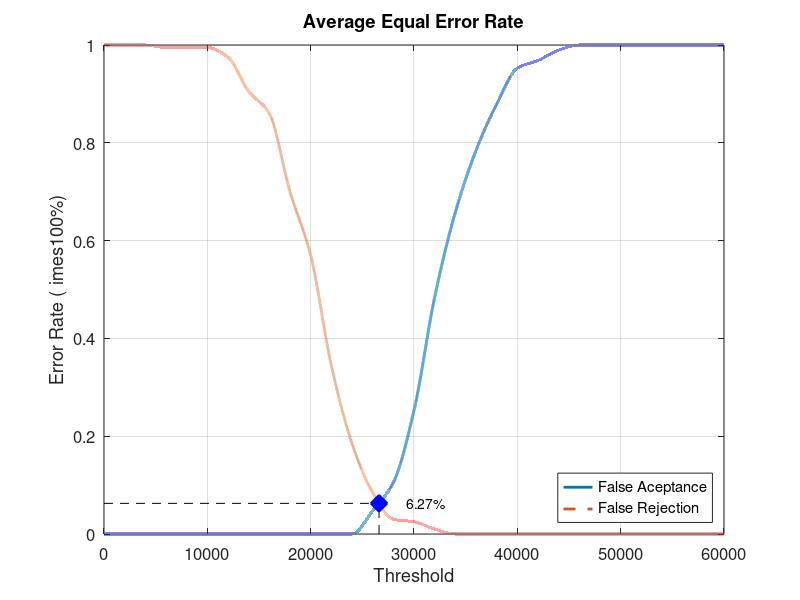
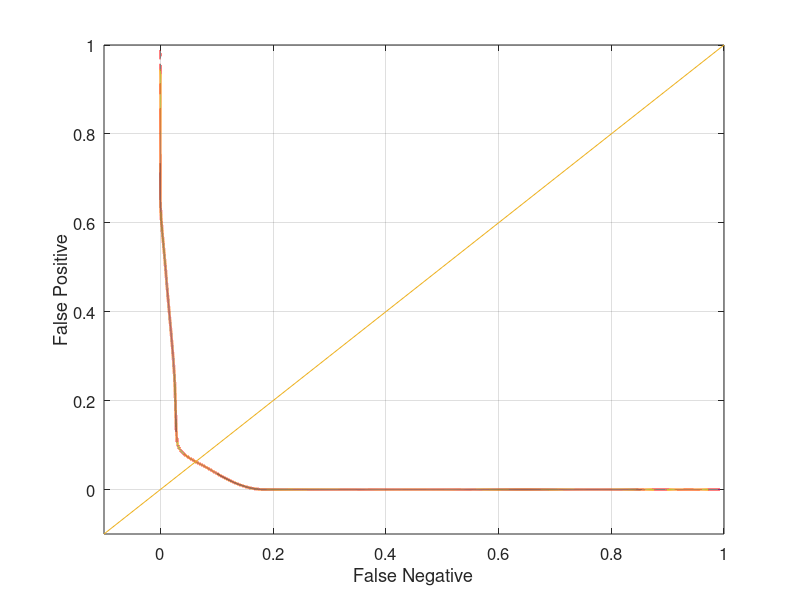

The MATLAB script that drew these images, in order:
close all;
clear;
clc;
x = 0:2000:60000;
xq = 0:0.5:60000;

y0 = [0 0 0 0 0 0 0 0 0 0 0 0 0 0.0473684 0.105263 0.252632 0.484211 0.657895 0.784211 0.878947 0.952632 0.968421 0.989474 1 1 1 1 1 1 1 1]
yy0 = interp1(x, y0, xq, 'pchip');
y1 = [1 1 1 0.995 0.995 0.995 0.975 0.905 0.86 0.7 0.57 0.345 0.185 0.085 0.03 0.025 0.01 0 0 0 0 0 0 0 0 0 0 0 0 0 0]
yy1 = interp1(x, y1, xq, 'pchip');

% Calculating EER: 
y2 = abs(y0 - y1);
find(y2 == min(y2))
yy2 = abs(yy0 - yy1);
xEER = find(yy2 == min(yy2));
xEERIndex = xq(xEER) % X-axis EER
yEER = yy0(xEER) % Y-axis EER

main = figure
plot(xq, yy0,'-','LineWidth', 2);	hold on
plot(xq, yy1,'--','LineWidth', 2);	hold on
plot([xEERIndex xEERIndex], [0 yEER], 'k--');	hold on
plot([0 xEERIndex], [yEER yEER], 'k--');	hold on
plot(xEERIndex, yEER, 'bx', 'LineWidth', 10);	hold on
text(xEERIndex + 10 * xEERIndex / 100, yEER, [num2str(round((10000 * yEER)) / 100) '%'])
legend('False Aceptance', 'False Rejection', 'Location', 'SouthEast')
xlabel('Threshold')
ylabel('Error Rate (	imes100%)')
title('Average Equal Error Rate')
set(gca, 'FontSize', 12)
axis([0 60000 0 1])
grid on

print(main, 'Database2_4Main', '-dpng');
FNRxFPR = figure('Color', [1 1 1]);
plot(yy1, yy0, '-', yy1, yy0, 'LineWidth', 2);
hold on
y = -0.1:0.1:1
plot(y, y); 
set(gca, 'FontSize', 12)
xlabel('False Negative')
ylabel('False Positive')
axis([-0.1 1 -0.1 1])
set(gca, 'FontSize', 12)
grid on

print(FNRxFPR, 'Database2_4FNRxFPR','-dpng');
